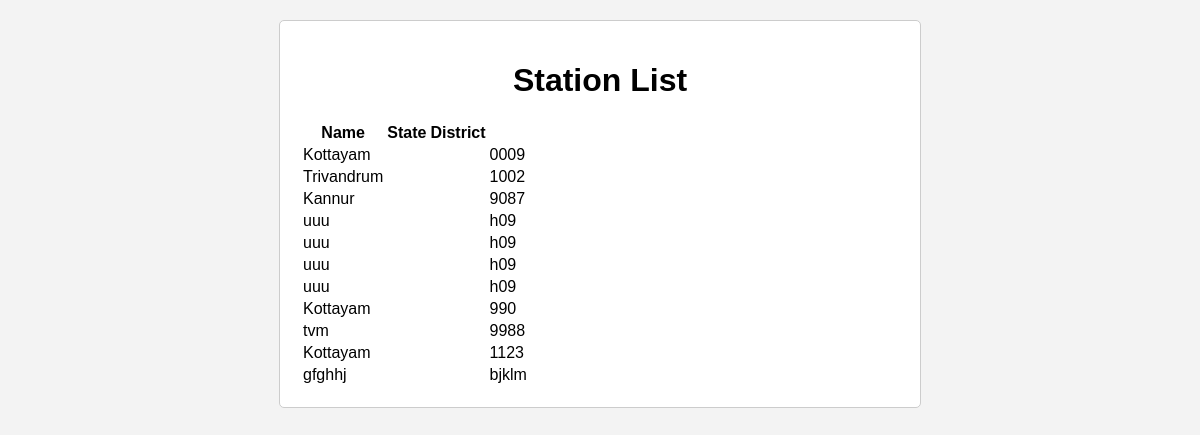
/station_list/, run on the app's committed database.
### myApp/models.py (models this page shows, shortened)
class Station(models.Model):
    station_name = models.CharField(max_length=255)
    code = models.CharField(max_length=10)

### myApp/views.py (the view)
# urls.py: path('station_list/', views.station_list, name='station_list'),
def station_list(request):
    stations = Station.objects.all()
    return render(request, 'station_list.html', {'stations': stations})

### templates/station_list.html (shortened to what this page needs)
<!DOCTYPE html>
<html>
<head>
</head>
<body>
    <div class="container">
        <h1>Station List</h1>
        <table>
            <tr>
                <th>Name</th>
                <th>State</th>
                <th>District</th>
            </tr>
            {% for station in stations %}
                <tr>
                    <td>{{ station.station_name }}</td>
                    <td>{{ station.state }}</td>
                    <td>{{ station.district }}</td>
                    <td>{{ station.code }}</td>
                </tr>
            {% empty %}
                <tr>
                    <td colspan="3">No stations available.</td>
                </tr>
            {% endfor %}
        </table>
    </div>
</body>
</html>

### templates/station_list.html (style rules this page uses)
body { font-family: Arial, sans-serif; background-color: #f3f3f3; margin: 0; padding: 0; }
.container { max-width: 600px; margin: 0 auto; padding: 20px; background-color: #fff; border: 1px solid #ccc; border-radius: 5px; margin-top: 20px; }
h1 { text-align: center; }

### data on the page
Station: station_name "Kottayam", code "0009"
Station: station_name "Trivandrum", code "1002"
Station: station_name "Kannur", code "9087"
Station: station_name "uuu", code "h09"
Station: station_name "uuu", code "h09"
Station: station_name "uuu", code "h09"
Station: station_name "uuu", code "h09"
Station: station_name "Kottayam", code "990"
Station: station_name "tvm", code "9988"
Station: station_name "Kottayam", code "1123"
Station: station_name "gfghhj", code "bjklm"
